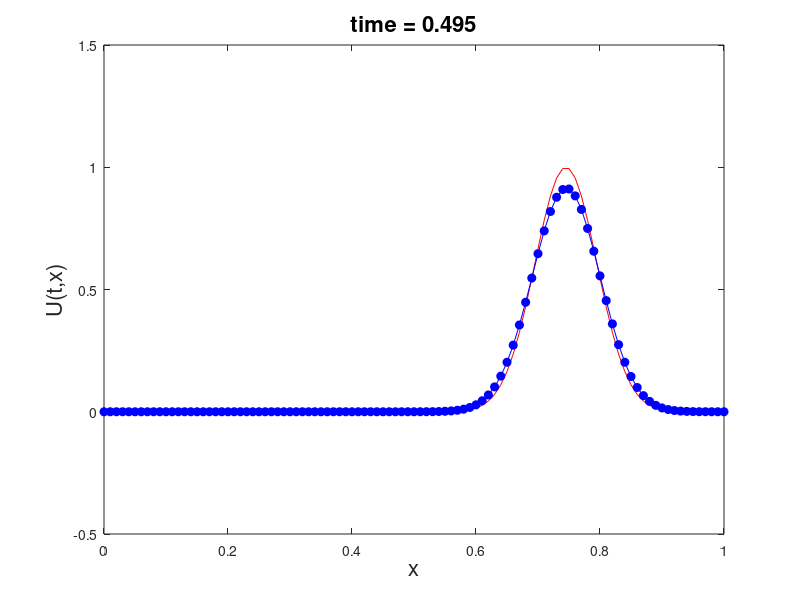

The MATLAB source for this figure:
% clear workspaces
clear
clc

% define variables
xmin = 0;       % minimum value of x
xmax = 1;       % maximum value of x
N = 100;        % no. nodes - 1
dt = 0.009;     % timestep
t = 0;          % time
tmax = 0.5;     % maximum value of t
v = 1;          % velocity

% discretise the domain
dx = (xmax - xmin)/N;
x = xmin - dx : dx : xmax + dx;

% set initial conditions
u0 = exp(-200*(x - 0.25).^2);
u = u0;
unp1 = u0;

% loop through time
nsteps = tmax/dt;
for n = 1: nsteps

    % calculate boundary conditions
    u(1) = u(3);
    u(N+3) = u(N+1);

    % calculate the FOU scheme
    for i = 2: N+2
        unp1(i) = u(i) - v*dt/dx*(u(i)-u(i-1));
    end

    % update t and u
    t = t + dt;
    u = unp1;

    % calculate exact solution
    exact = exp(-200*(x - 0.25 - v*t).^2);

    % plot solution
    plot(x, exact, 'r-');
    hold on
    plot(x, u, 'bo-', 'MarkerFaceColor','b');
    hold off
    axis([xmin xmax -0.5 1.5])
    xlabel('x', 'fontsize', 16)
    ylabel('U(t,x)', 'fontsize', 16)
    title(sprintf('time = %1.3f', t),'fontsize', 16)
    shg
    pause(dt);

end


